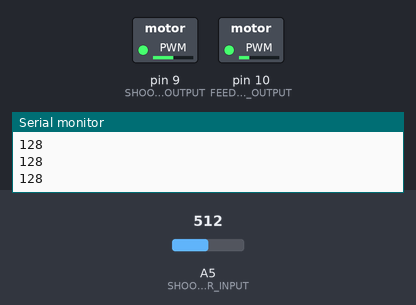
Simulated run of this sketch. Board: Arduino Uno, built with avr-gcc and run on an emulated ATmega328P. Parts: switched loads named in the sketch (green lamp = pin HIGH), the last lines printed to the serial monitor. Inputs (shaded band) come from the test bench; at power-on: A5 (SHOOTER_VAR_INPUT) = 512.

Above: at 1.2 s.
1.3 s: A5 (SHOOTER_VAR_INPUT) set to 716
At 1.9 s:
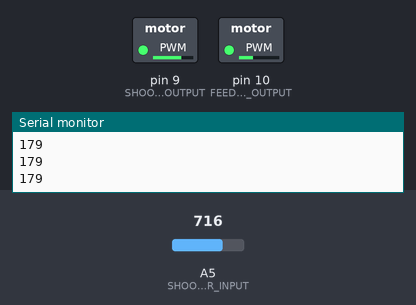
2.8 s: A5 (SHOOTER_VAR_INPUT) set to 900
At 3.2 s:
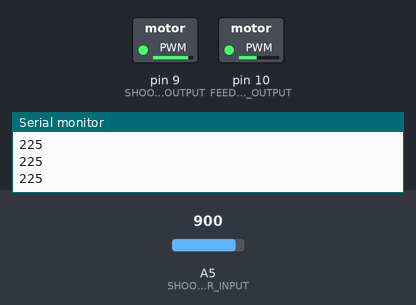
4.3 s: A5 (SHOOTER_VAR_INPUT) set to 122
At 5.4 s:
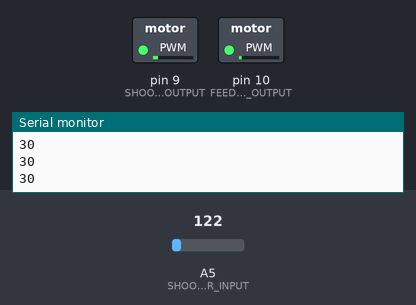
5.8 s: A5 (SHOOTER_VAR_INPUT) set to 0
At 6.5 s:
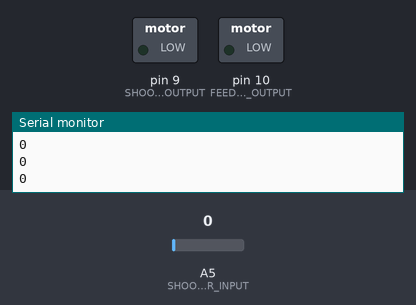
Timing chart, 0 to 8.3 s (numbered marks = the images above; inputs shaded):
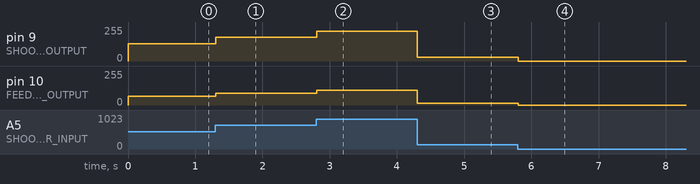

Measured:
- after the input at 1.3 s, pin 9 (SHOOTER_MOTOR_OUTPUT): 128/255 → 179/255 at once; pin 10 (FEEDER_MOTOR_OUTPUT): 64/255 → 89/255 at once
- after the input at 2.8 s, pin 9 (SHOOTER_MOTOR_OUTPUT): 179/255 → 225/255 at once; pin 10 (FEEDER_MOTOR_OUTPUT): 89/255 → 112/255 at once
- after the input at 4.3 s, pin 9 (SHOOTER_MOTOR_OUTPUT): 225/255 → 30/255 at once; pin 10 (FEEDER_MOTOR_OUTPUT): 112/255 → 15/255 at once
- after the input at 5.8 s, pin 9 (SHOOTER_MOTOR_OUTPUT): 30/255 → 0/255 at once; pin 10 (FEEDER_MOTOR_OUTPUT): 15/255 → 0/255 at once

The sketch:

shooterPWM.ino
```cpp
#define SHOOTER_VAR_INPUT A5
#define SHOOTER_MOTOR_OUTPUT 9
#define FEEDER_MOTOR_OUTPUT 10


void setup()
{
    Serial.begin(9600);
  pinMode(SHOOTER_VAR_INPUT, INPUT);
  pinMode(SHOOTER_MOTOR_OUTPUT, OUTPUT);
  pinMode(FEEDER_MOTOR_OUTPUT, OUTPUT);
}

void loop()
{
  int speedToShoot = analogRead(SHOOTER_VAR_INPUT)/4;
  Serial.println(speedToShoot);
  analogWrite(SHOOTER_MOTOR_OUTPUT, speedToShoot);
  analogWrite(FEEDER_MOTOR_OUTPUT, speedToShoot/2);
}
```
